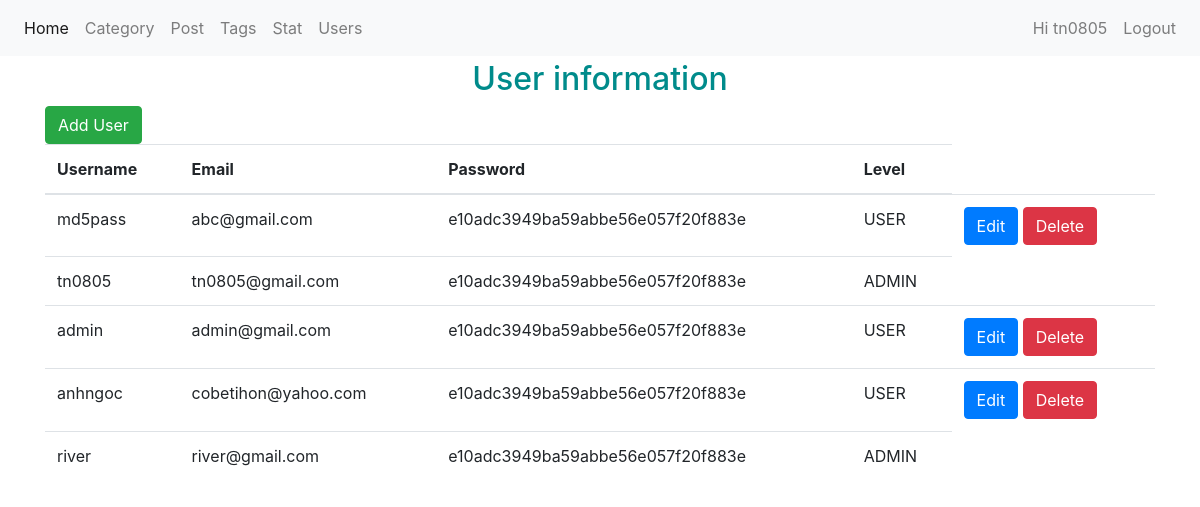
The app's page /admin/index.php?m=users (signed in) with its own data.
### tables this page shows
CREATE TABLE `users` (
  `id` int(11) NOT NULL,
  `username` varchar(100) NOT NULL,
  `email` varchar(100) NOT NULL,
  `password` varchar(100) NOT NULL,
  `level` tinyint(4) NOT NULL DEFAULT 0,
  `total_view` int(11) NOT NULL
);

### admin/modules/users/index.php (the view)
<h2 class="text-center" style="color:darkcyan">User information</h2>
<div class="container">
	<table class="table table-inverse table-hover">
		<?php if($login['level'] == 1) : ?>
		<a href="index.php?m=users&a=create" class="btn btn-success">Add User</a>
	<?php endif; ?>
		<thead>
			<tr>
				<th>Username</th>
				<th>Email</th>
				<th>Password</th>
				<th>Level</th>
			</tr>
		</thead>
		<tbody>
			<?php foreach($users as $user) : ?>
				<?php if($login['id'] == $user['id'] || $login['level'] == 1) : ?>
			<tr>
				<td><?= $user['username'] ?></td>
				<td><?= $user['email'] ?></td>
				<td><?= $user['password'] ?></td>
				<td><?php if ($user['level'] == 1) : ?>
					<?= 'ADMIN' ?></td>
					<?php else : ?>
					<?= 'USER' ?></td>
				<td>
					<a href="index.php?m=users&a=edit&id=<?= $user['id']; ?>" class="btn btn-primary">Edit</a>
					<?php if($login['level'] == 1) : ?>
					<a href="index.php?m=users&a=delete&id=<?= $user['id']; ?>" class="btn btn-danger" onclick="return confirm('Delete?')">Delete</a>
				<?php endif; ?>
				</td>
					<?php endif; ?>
			</tr>
		<?php endif; ?>
		<?php endforeach; ?>
		</tbody>
	</table>
</div>

### records on screen
users: username "md5pass", email "abc@gmail.com", password "e10adc3949ba59abbe56e057f20f883e"
users: username "tn0805", email "tn0805@gmail.com", password "e10adc3949ba59abbe56e057f20f883e", level "ADMIN"
users: username "admin", email "admin@gmail.com", password "e10adc3949ba59abbe56e057f20f883e"
users: username "anhngoc", email "cobetihon@yahoo.com", password "e10adc3949ba59abbe56e057f20f883e"
users: username "river", email "river@gmail.com", password "e10adc3949ba59abbe56e057f20f883e", level "ADMIN"

### other values on screen
$login['username'] "tn0805"
